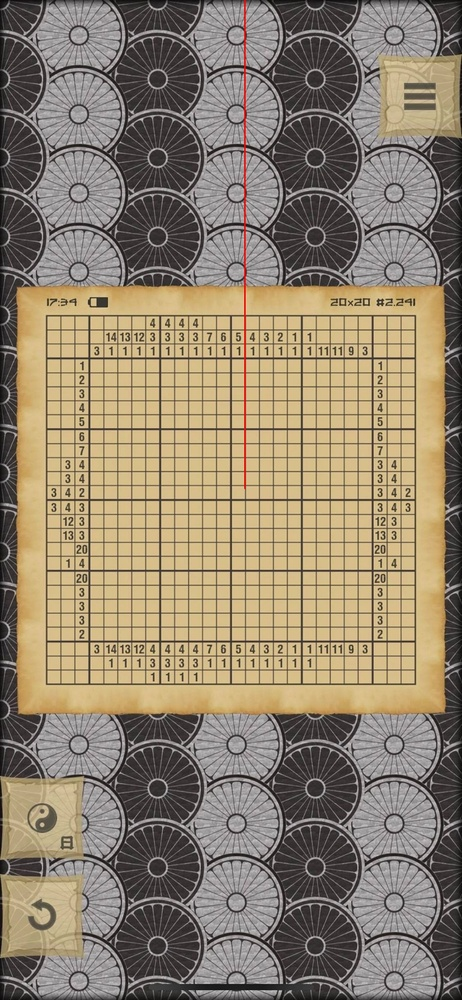
#> input picture houghlines3.jpg, 462 x 1000 px, shrunk from 946 x 2048 before the run
$ python nonogram_from_image.py
#> lines starting #> are read from the running program, lines starting #| are printed output that depends on the picture; after the words box and inside, x2 and y2 are one past the last pixel; in counts of white or black regions, pixels touching at a corner belong together
#> the answer given: ../houghlines3.jpg
import cv2
import numpy as np
import os


def get_image(path):
    """Get image given path"""
#> called with path = '../houghlines3.jpg'
    return cv2.imread(path)
#> returned value is the input picture: shape (1000, 462, 3); mean B, G, R 110.4, 130.6, 143.8


def get_image_name(path):
    """Get image name"""
    return os.path.basename(path)


def transform_image(image, image_name):
    """Transform image to detect edges"""
#> called with image_name = 'houghlines3.jpg'

    # make image gray
    gray = cv2.cvtColor(image, cv2.COLOR_BGR2GRAY)
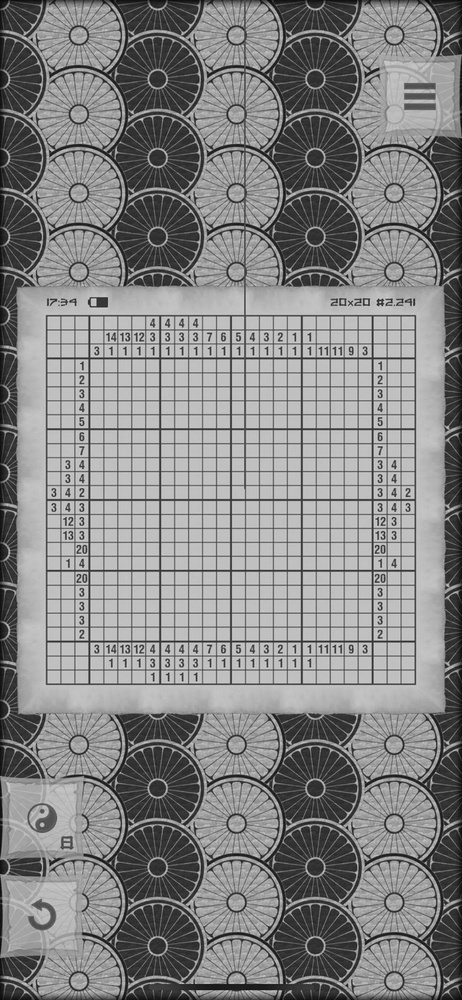
#> gray: shape (1000, 462); min 7, max 218, mean 132.3

    # apply Gaussian Blur to reduce noise
    image_blurred = cv2.GaussianBlur(gray, (3, 3), 0)

    # get edges using Canny method
    edges = cv2.Canny(image_blurred, 100, 300, apertureSize=3)
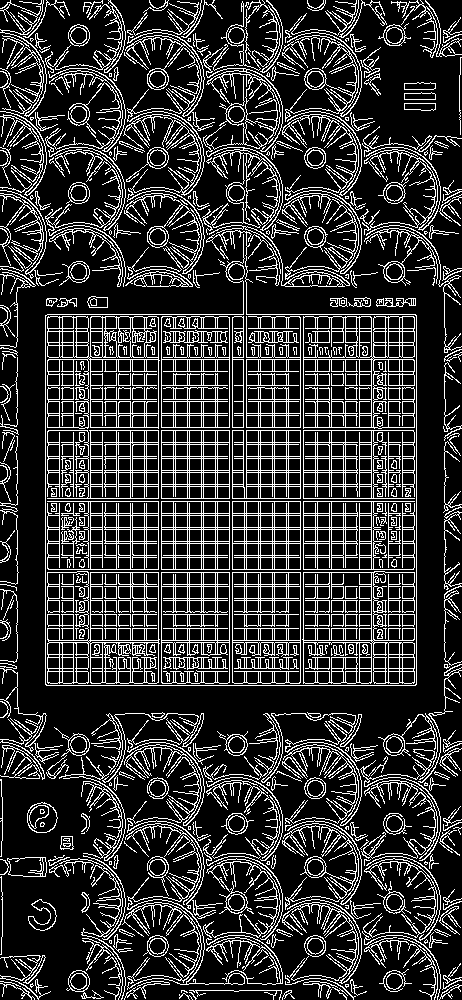
#> edges: shape (1000, 462); 19.5% white in thin lines or dots

    # find contours
    contours, _ = cv2.findContours(
        edges, cv2.RETR_LIST, cv2.CHAIN_APPROX_SIMPLE)
#> contours = 2070 contours, 695 with area under 20; largest, box (x1, y1, x2, y2) and area: (303, 316, 415, 429) 10453, (47, 316, 160, 429) 10236, (47, 571, 160, 684) 10136, (302, 571, 415, 684) 10054, (232, 572, 301, 684) 7526

    # finds largest contour
    c = max(contours, key=cv2.contourArea)
#> c = contour of 279 points, box (x1, y1, x2, y2) (303, 316, 415, 429), area 10453
    x, y, w, h = cv2.boundingRect(c)
#> x = 303; y = 316; w = 112; h = 113

    # creates image with contour
    cropped_image = image[y:y + h, x:x + w]
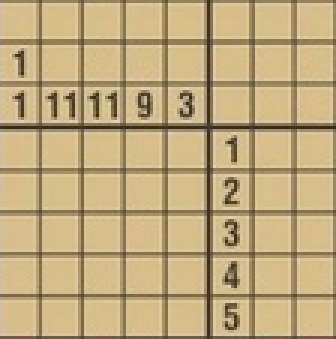
#> cropped_image: shape (113, 112, 3) (shown 3 times larger); mean B, G, R 126, 170.3, 192.8

    # write image
    cv2.imwrite("tests/output_images/cropped/{name}".format(name=image_name), cropped_image)

    return cropped_image


def get_top_left_rectange(image, image_name):
    """Given the image of the puzzle area, return number for columns"""
#> called with image_name = 'houghlines3.jpg'

    # base transformations
    gray = cv2.cvtColor(image, cv2.COLOR_BGR2GRAY)
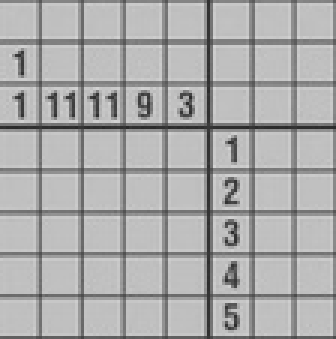
#> gray: shape (113, 112) (shown 3 times larger); min 40, max 213, mean 172
    image_blurred = cv2.GaussianBlur(gray, (17, 7), 0)
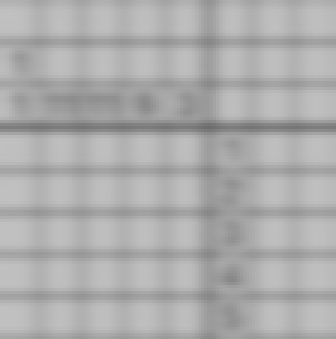
#> image_blurred: shape (113, 112) (shown 3 times larger); min 109, max 192, mean 172.7

    _, thresh_img = cv2.threshold(image_blurred, 0, 255, cv2.THRESH_BINARY_INV|cv2.THRESH_OTSU)
#> thresh_img: shape (113, 112); 37.5% white; 7 white regions (6 under 20 px), largest, box (x1, y1, x2, y2) and area: (0, 0, 112, 113) 4687

    kernel_opening = np.ones((5, 5), np.uint8)
    kernel_closing = np.ones((10, 15), np.uint8)
    opening = cv2.morphologyEx(thresh_img, cv2.MORPH_OPEN, kernel_opening)
#> opening: shape (113, 112); 22.8% white; 2 white regions, box (x1, y1, x2, y2) and area: (0, 0, 112, 113) 2803, (5, 12, 14, 24) 83
    closing = cv2.morphologyEx(opening, cv2.MORPH_CLOSE, kernel_closing)
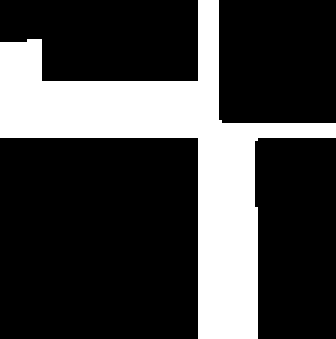
#> closing: shape (113, 112) (shown 3 times larger); 25.9% white; 1 white region, box (x1, y1, x2, y2) and area: (0, 0, 112, 113) 3277

    rho = 1
    theta = np.pi / 180
    threshold = 15
    min_line_length = 50
    max_line_gap = 20

    lines = cv2.HoughLinesP(closing, rho, theta, threshold, np.array([]), min_line_length, max_line_gap)
#> lines = 37 rows, first 6: [66, 20, 85, 89], [0, 40, 111, 42], [66, 112, 70, 0], [0, 35, 72, 28], [0, 42, 84, 47], [63, 27, 84, 112]

    for line in lines:
        for x1, y1, x2, y2 in line:
            cv2.line(image, (x1, y1), (x2, y2), (255, 0, 0), 2)
#> this loop made 37 passes
#> line on passes 1 to 12: [[66, 20, 85, 89]], [[0, 40, 111, 42]], [[66, 112, 70, 0]], [[0, 35, 72, 28]], [[0, 42, 84, 47]], [[63, 27, 84, 112]], [[0, 24, 103, 45]], [[0, 39, 72, 30]], [[0, 41, 111, 43]], [[71, 112, 82, 43]], [[77, 112, 85, 43]], [[0, 37, 71, 30]]
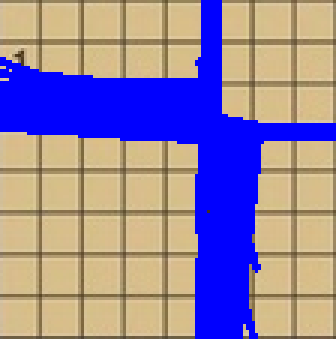
#> image: shape (113, 112, 3) (shown 3 times larger); mean B, G, R 162.5, 130.2, 147.3

    cv2.imwrite("tests/output_images/further_edits/{name}".format(name=image_name), image)

    return image


if __name__ == "__main__":
    image_path = input("Please enter path to image file: ")
    image = get_image(image_path)
    image_name = get_image_name(image_path)
    transformed_image = transform_image(image, image_name)
    top_left_rectangle = get_top_left_rectange(transformed_image, image_name)
